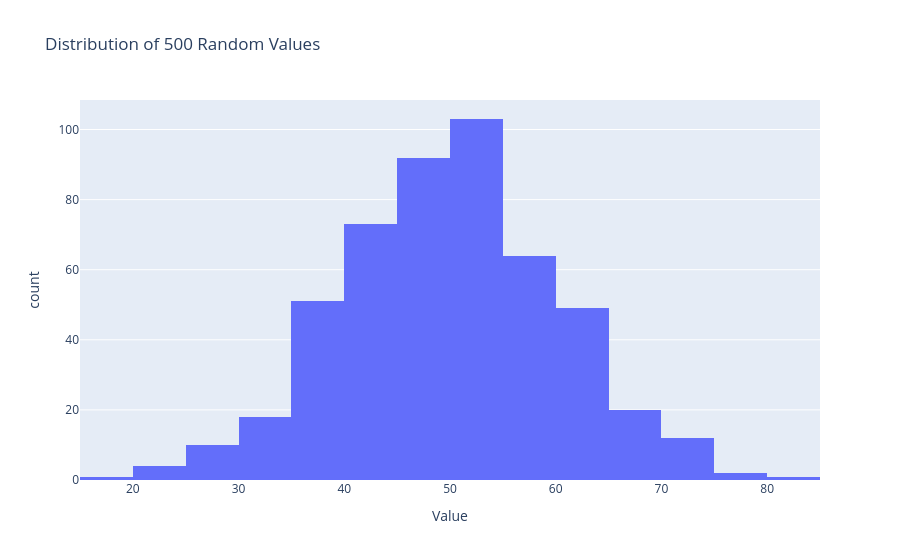

The notebook cell this image was saved under:
### Markdown cell above
## 5. Histogram

Generate 500 random values using NumPy and visualize their distribution using a histogram.

### Code cell
random_values = np.random.normal(loc=50, scale=10, size=500)

fig = px.histogram(x=random_values, nbins=20, title="Distribution of 500 Random Values", labels={"x": "Value","y": "Frequency"})
fig.show()

### Figure 1 — Plotly figure (JSON) as saved in the notebook; plotly's stock layout.template omitted (floating-point values rounded to 4 significant figures; data arrays with more than 128 entries replaced by an {"elided": "..."} marker saying what was removed)
{"data": [{"bingroup": "x", "hovertemplate": "Value=%{x}<br>count=%{y}<extra></extra>", "legendgroup": "", "marker": {"color": "#636efa", "pattern": {"shape": ""}}, "name": "", "nbinsx": 20, "orientation": "v", "showlegend": false, "type": "histogram", "x": {"elided": "500 float values"}, "xaxis": "x", "yaxis": "y"}], "layout": {"barmode": "relative", "legend": {"tracegroupgap": 0}, "title": {"text": "Distribution of 500 Random Values"}, "xaxis": {"anchor": "y", "domain": [0, 1], "title": {"text": "Value"}}, "yaxis": {"anchor": "x", "domain": [0, 1], "title": {"text": "count"}}}}
